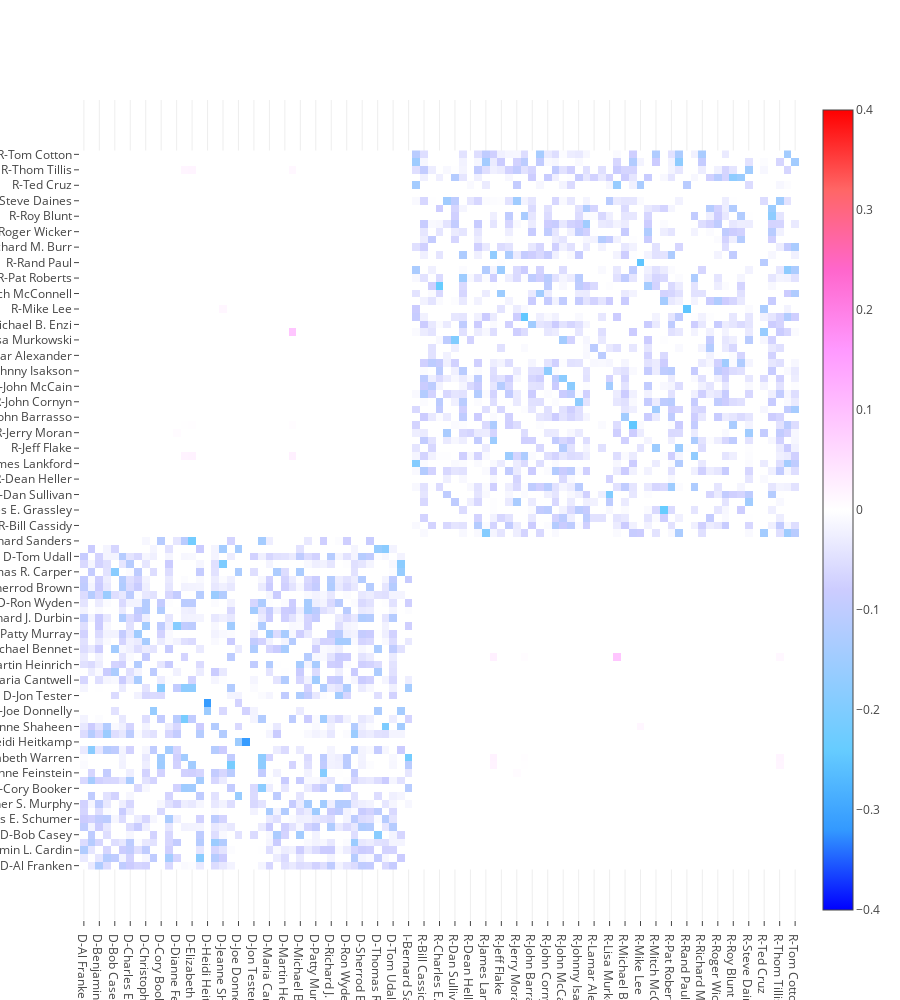

Notebook source saved alongside this figure:
### Code cell
trace = go.Heatmap(z=dfprecision,
                   x=dfprecision.columns, y=dfprecision.columns, 
                   zmin=-0.4, zmax=0.4, colorscale='Picnic')
fig = go.Figure(dict(data=[trace], 
                     layout=go.Layout(yaxis=dict(scaleanchor="x", scaleratio=1), height=1000)))

plotly.offline.iplot(fig, filename='labelled-heatmap')

### Figure 1 — Plotly figure (JSON) as saved in the notebook; plotly's stock layout.template omitted (floating-point values rounded to 4 significant figures; data arrays with more than 128 entries replaced by an {"elided": "..."} marker saying what was removed)
{"data": [{"colorscale": "Picnic", "type": "heatmap", "uid": "998a1ada-1180-45c0-9a51-f5d5e89da782", "x": ["D-Al Franken", "D-Amy Klobuchar", "D-Benjamin L. Cardin", "D-Bill Nelson", "D-Bob Casey", "D-Brian Schatz", "D-Charles E. Schumer", "D-Christopher A. Coons", "D-Christopher S. Murphy", "D-Claire McCaskill", "D-Cory Booker", "D-Debbie Stabenow", "D-Dianne Feinstein", "D-Edward J. Markey", "D-Elizabeth Warren", "D-Gary Peters", "D-Heidi Heitkamp", "D-Jack Reed", "D-Jeanne Shaheen", "D-Jeff Merkley", "D-Joe Donnelly", "D-Joe Manchin III", "D-Jon Tester", "D-Kirsten E. Gillibrand", "D-Maria Cantwell", "D-Mark Warner", "D-Martin Heinrich", "D-Mazie K. Hirono", "D-Michael Bennet", "D-Patrick J. Leahy", "D-Patty Murray", "D-Richard Blumenthal", "D-Richard J. Durbin", "D-Robert Menendez", "D-Ron Wyden", "D-Sheldon Whitehouse", "D-Sherrod Brown", "D-Tammy Baldwin", "D-Thomas R. Carper", "D-Tim Kaine", "D-Tom Udall", "I-Angus King", "I-Bernard Sanders", "R-Ben Sasse", "R-Bill Cassidy", "R-Bob Corker", "R-Charles E. Grassley", "R-Cory Gardner", "R-Dan Sullivan", "R-David Perdue", "R-Dean Heller", "R-Deb Fischer", "R-James Lankford", "R-James M. Inhofe", "R-Jeff Flake", "R-Jeff Sessions", "R-Jerry Moran", "R-Jim Risch", "R-John Barrasso", "R-John Boozman", "R-John Cornyn", "R-John Hoeven", "R-John McCain", "R-John Thune", "R-Johnny Isakson", "R-Joni Ernst", "R-Lamar Alexander", "R-Lindsey Graham", "R-Lisa Murkowski", "R-Marco Rubio", "R-Michael B. Enzi", "R-Michael D. Crapo", "R-Mike Lee", "R-Mike Rounds", "R-Mitch McConnell", "R-Orrin G. Hatch", "R-Pat Roberts", "R-Patrick J. Toomey", "R-Rand Paul", "R-Richard C. Shelby", "R-Richard M. Burr", "R-Rob Portman", "R-Roger Wicker", "R-Ron Johnson", "R-Roy Blunt", "R-Shelley Moore Capito", "R-Steve Daines", "R-Susan Collins", "R-Ted Cruz", "R-Thad Cochran", "R-Thom Tillis", "R-Tim Scott", "R-Tom Cotton"], "y": ["D-Al Franken", "D-Amy Klobuchar", "D-Benjamin L. Cardin", "D-Bill Nelson", "D-Bob Casey", "D-Brian Schatz", "D-Charles E. Schumer", "D-Christopher A. Coons", "D-Christopher S. Murphy", "D-Claire McCaskill", "D-Cory Booker", "D-Debbie Stabenow", "D-Dianne Feinstein", "D-Edward J. Markey", "D-Elizabeth Warren", "D-Gary Peters", "D-Heidi Heitkamp", "D-Jack Reed", "D-Jeanne Shaheen", "D-Jeff Merkley", "D-Joe Donnelly", "D-Joe Manchin III", "D-Jon Tester", "D-Kirsten E. Gillibrand", "D-Maria Cantwell", "D-Mark Warner", "D-Martin Heinrich", "D-Mazie K. Hirono", "D-Michael Bennet", "D-Patrick J. Leahy", "D-Patty Murray", "D-Richard Blumenthal", "D-Richard J. Durbin", "D-Robert Menendez", "D-Ron Wyden", "D-Sheldon Whitehouse", "D-Sherrod Brown", "D-Tammy Baldwin", "D-Thomas R. Carper", "D-Tim Kaine", "D-Tom Udall", "I-Angus King", "I-Bernard Sanders", "R-Ben Sasse", "R-Bill Cassidy", "R-Bob Corker", "R-Charles E. Grassley", "R-Cory Gardner", "R-Dan Sullivan", "R-David Perdue", "R-Dean Heller", "R-Deb Fischer", "R-James Lankford", "R-James M. Inhofe", "R-Jeff Flake", "R-Jeff Sessions", "R-Jerry Moran", "R-Jim Risch", "R-John Barrasso", "R-John Boozman", "R-John Cornyn", "R-John Hoeven", "R-John McCain", "R-John Thune", "R-Johnny Isakson", "R-Joni Ernst", "R-Lamar Alexander", "R-Lindsey Graham", "R-Lisa Murkowski", "R-Marco Rubio", "R-Michael B. Enzi", "R-Michael D. Crapo", "R-Mike Lee", "R-Mike Rounds", "R-Mitch McConnell", "R-Orrin G. Hatch", "R-Pat Roberts", "R-Patrick J. Toomey", "R-Rand Paul", "R-Richard C. Shelby", "R-Richard M. Burr", "R-Rob Portman", "R-Roger Wicker", "R-Ron Johnson", "R-Roy Blunt", "R-Shelley Moore Capito", "R-Steve Daines", "R-Susan Collins", "R-Ted Cruz", "R-Thad Cochran", "R-Thom Tillis", "R-Tim Scott", "R-Tom Cotton"], "z": {"elided": "93x93 float values"}, "zmax": 0.4, "zmin": -0.4}], "layout": {"height": 1000, "yaxis": {"scaleanchor": "x", "scaleratio": 1}}}
